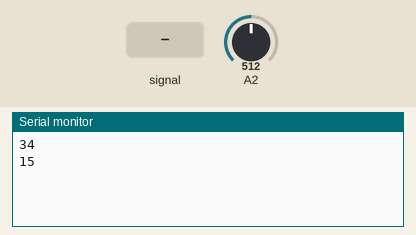
Simulated run of this sketch. Board: Arduino Zero (SAMD21). On the bench: the last lines printed to the serial monitor. The test bench sets the inputs (shaded band); at power-on: A2 = 512 (analog values on the 0–1023 scale).

Above: at 1.2 s.
1.3 s: A2 set to 0
At 3.3 s:
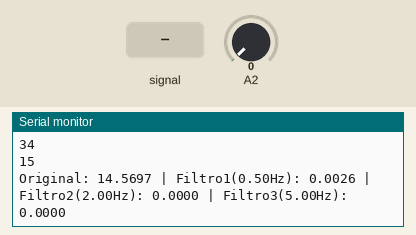
4.3 s: A2 set to 122
At 6.4 s:
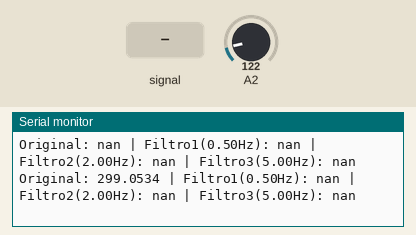
7.2 s: A2 fed a 200 Hz sine of ±81 counts around its level
At 9.1 s:
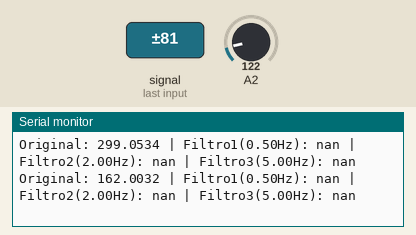
Timing chart, 0 to 10.6 s (numbered marks = the images above; inputs shaded):
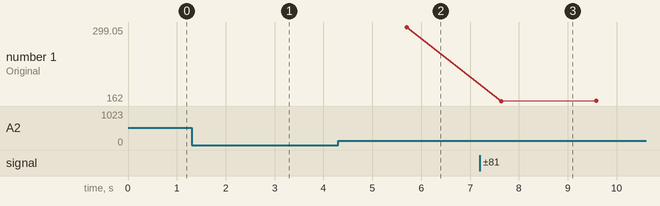

Measured:
- after the input at 1.3 s, the serial monitor: prints a new line after 0.54 s (image 1)
- after the input at 4.3 s, the serial monitor: prints a new line after 1.4 s (image 2)
- after the input at 7.2 s, the serial monitor: prints a new line after 0.44 s (image 3)
- plotted number 1: 299.05 → 162.19 after the input at 7.2 s

The sketch:

firmware_analogico_steinhart.ino
```cpp
#define filtro 16384

// Variáveis globais para as frequências de corte (em Hz)
float freq_corte1 = 0.5;   // Frequência de corte 1
float freq_corte2 = 2.0;   // Frequência de corte 2
float freq_corte3 = 5.0;   // Frequência de corte 3

// Coeficientes dos filtros
float alpha1, alpha2, alpha3;

// Estados dos filtros
float filtered1 = 0, filtered2 = 0, filtered3 = 0;

// Variáveis para cálculo do tempo
unsigned long lastTime = 0;
float dt = 0;

void setup() {
  Serial.begin(115200);
  analogReadResolution(12);

  // Inicializa coeficientes dos filtros (serão atualizados no primeiro loop)
  alpha1 = alpha2 = alpha3 = 0.1;

  Serial.println(34);
  Serial.println(15);
}

void calcularCoeficientesFiltro() {
  // Calcula os coeficientes alpha baseados nas frequências de corte e no dt
  // Fórmula: alpha = (2 * π * fc * dt) / (2 * π * fc * dt + 1)
  if (dt > 0) {
    float omega1 = 2 * PI * freq_corte1 * dt;
    float omega2 = 2 * PI * freq_corte2 * dt;
    float omega3 = 2 * PI * freq_corte3 * dt;

    alpha1 = omega1 / (omega1 + 1);
    alpha2 = omega2 / (omega2 + 1);
    alpha3 = omega3 / (omega3 + 1);
  }
}

float aplicarFiltroPasseBaixa(float input, float &estado, float alpha) {
  // Filtro IIR de primeira ordem (passe-baixa)
  estado = alpha * input + (1 - alpha) * estado;
  return estado;
}

void loop() {
  // Calcula delta time
  unsigned long currentTime = micros();
  dt = (currentTime - lastTime) / 1000000.0; // Converter para segundos
  lastTime = currentTime;

  // Atualiza coeficientes dos filtros se dt for válido
  if (dt > 0 && dt < 1.0) { // Evita valores inválidos
    calcularCoeficientesFiltro();
  }

  double sA0 = -30.30e-3;
  double sB0 = 52.01e-4;
  double sC0 = -182.69e-7;
  float vsinal;
  float tens;
  double somatoria = 0;

  // Aquisição dos dados
  for(int i = 0; i < filtro; i++) {
    int sensorValue = analogRead(2);
    tens = (float)sensorValue / 1240.9; // Tensão em V
    somatoria += tens;
  }

  vsinal = somatoria / (double)filtro;
  tens = (((float)3.3 - vsinal) * 9820.0) / vsinal;
  double temper = (1.0 / (sA0 + (sB0 * log(tens)) + (sC0 * pow(log(tens), 3)))) - 273.15;

  // Aplica os três filtros em cascata
  float temp_filtrada1 = aplicarFiltroPasseBaixa(temper, filtered1, alpha1);
  float temp_filtrada2 = aplicarFiltroPasseBaixa(temp_filtrada1, filtered2, alpha2);
  float temp_filtrada3 = aplicarFiltroPasseBaixa(temp_filtrada2, filtered3, alpha3);

  // Envia todos os valores (original + filtrados)
  Serial.print("Original: ");
  Serial.print(temper, 4);
  Serial.print(" | Filtro1(");
  Serial.print(freq_corte1);
  Serial.print("Hz): ");
  Serial.print(temp_filtrada1, 4);
  Serial.print(" | Filtro2(");
  Serial.print(freq_corte2);
  Serial.print("Hz): ");
  Serial.print(temp_filtrada2, 4);
  Serial.print(" | Filtro3(");
  Serial.print(freq_corte3);
  Serial.print("Hz): ");
  Serial.println(temp_filtrada3, 4);

  delay(100);
}

// Funções para modificar as frequências em tempo de execução
void setFrequenciaCorte1(float freq) {
  freq_corte1 = freq;
}

void setFrequenciaCorte2(float freq) {
  freq_corte2 = freq;
}

void setFrequenciaCorte3(float freq) {
  freq_corte3 = freq;
}
```
